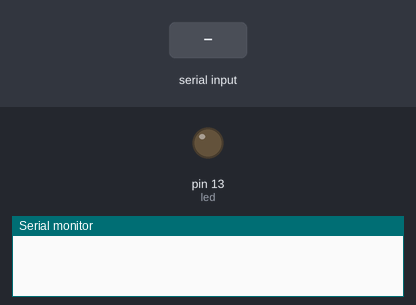
Bench run of a sketch on a simulated Arduino Uno, built with avr-gcc and run on an emulated ATmega328P. Shown: output pins drawn as LEDs (lit = HIGH), the last lines printed to the serial monitor. Inputs (shaded band) come from the test bench.

Above: at 1.2 s.
1.3 s: "1" received over Serial
At 1.6 s:
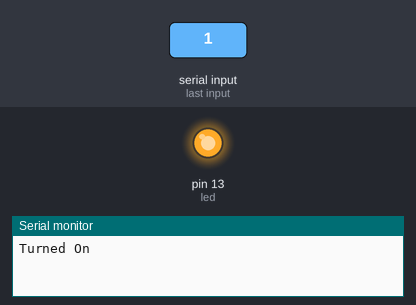
2.8 s: "0" received over Serial
At 4.0 s:
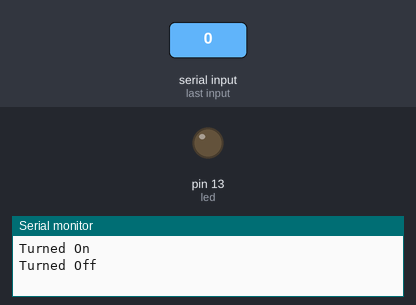
Timing chart, 0 to 5.8 s (numbered marks = the images above; inputs shaded):
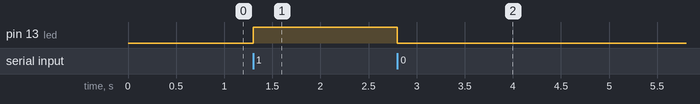

Measured:
- after the input at 1.3 s, pin 13 (led): LOW → HIGH at once
- after the input at 2.8 s, pin 13 (led): HIGH → LOW at once

The sketch:

buff.ino
```cpp
#include <string.h>
int led=13;             //Khai báo chân Led 4
//String buff;            //Biến dùng để lưu dữ liệu từ Raspberry Pi
int buff=0;
void setup() {

 Serial.begin(9600);   //Bật cổng Serial Baudrate 9600
  pinMode(led,OUTPUT);  //Khai báo chân OUTPUT
}

void loop() {
  if (Serial.available()) //Nếu có tín hiệu từ Pi
  {
   // buff = Serial.readStringUntil('\r'); //Đọc vào đến khi gặp \r (xuống dòng)
    buff= Serial.read();
    if (buff=='1')             //Nếu dữ liệu = "Led On"
    {
      digitalWrite(led,HIGH);       //Bật HIGH chân led
      Serial.println("Turned On");  //Trả ngược về "Turned On"
    } else

       if   (buff=='0')  //Nếu dữ liệu = "Led Off"
    {
      digitalWrite(led,LOW);        //Bật LOW chân led
      Serial.println("Turned Off"); //Trả ngược về "Turned Off"
    }


  }
}
```
